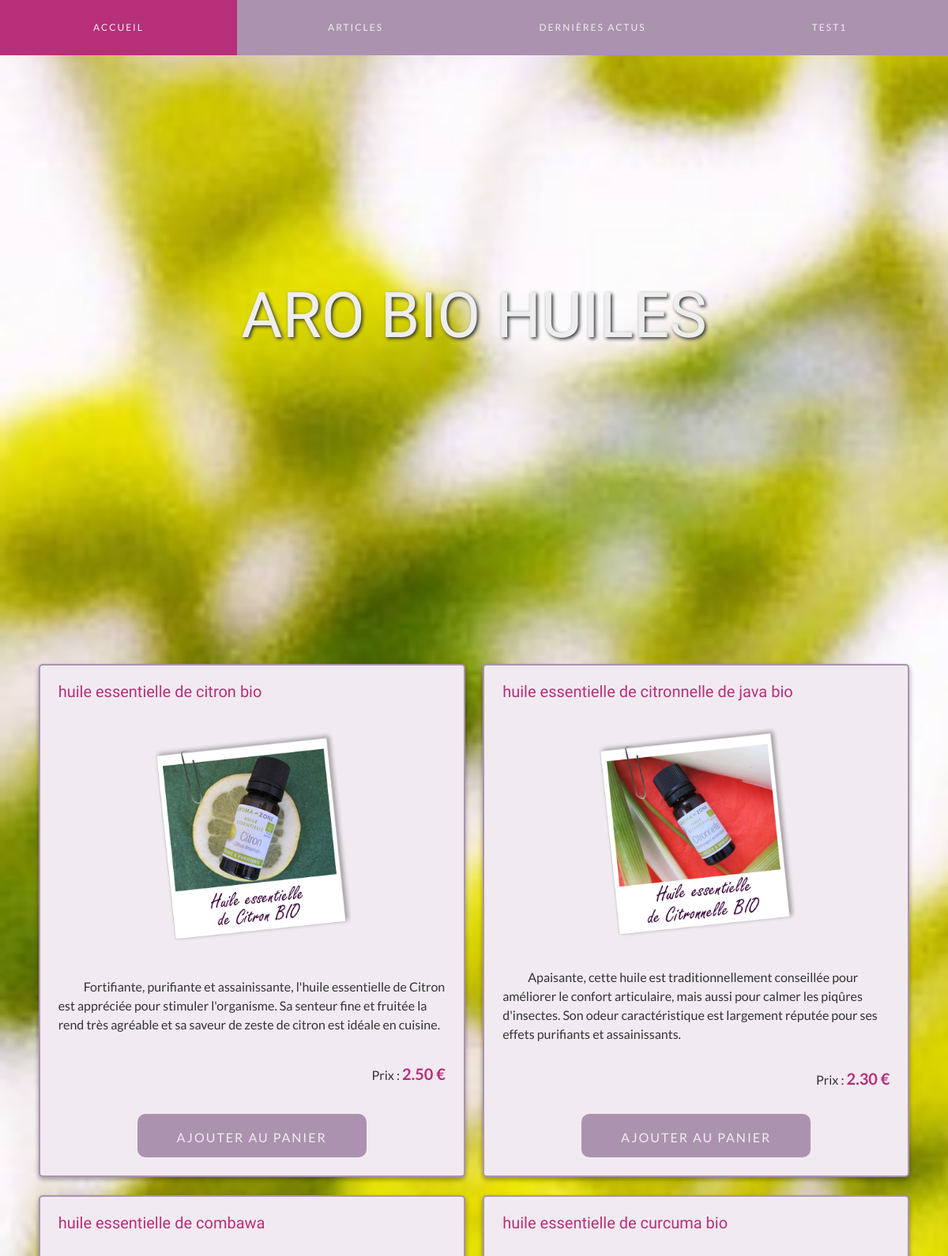
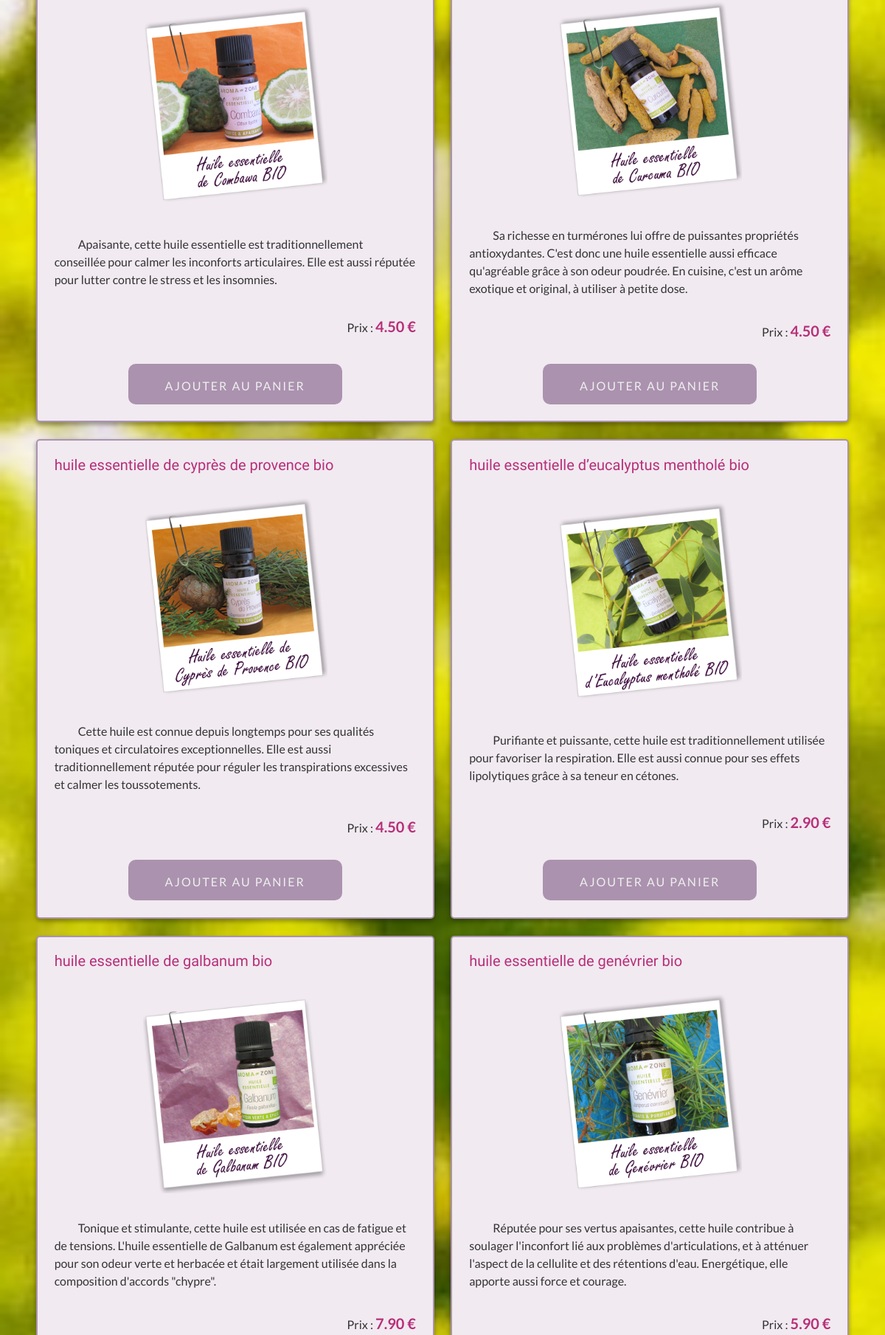
The app's page /index.php?page=products (signed in, upper part) with its own data (2 pictures, top to bottom).
### tables this page shows
CREATE TABLE `products` (
  `product_id` int(11) NOT NULL AUTO_INCREMENT,
  `name` varchar(255) NOT NULL,
  `description` text,
  `created` timestamp NOT NULL DEFAULT CURRENT_TIMESTAMP ON UPDATE CURRENT_TIMESTAMP,
  `image` varchar(255) DEFAULT NULL,
  `price` decimal(6,2) NOT NULL DEFAULT '0.00',
  `quantity` int(11) unsigned NOT NULL DEFAULT '10',
  PRIMARY KEY (`product_id`)
);

### models/product.php (called while the page is built, shortened)
<?php
    include_once('services/dao.php');
    function getAll()
    {
        global $pdo;
        $stmt = $pdo->query(
            'SELECT `product_id`, `name`, `description`, `created`, `image`, `price`, `quantity`
            FROM products'
        );
        $products = $stmt->fetchAll(\PDO::FETCH_OBJ);
        if (isset($products)) {
            return $products;
        } else {
            return false;
        }
    }

### views/products/products.php (the view, shortened to what this page needs)
<?php
    require_once('models/product.php');
    $messages = [
        'Produit ajouté',
        'Produit modifié',
        'Produit ajouté au panier',
        'Erreur : veuillez recommencer',
        'Produit supprimé',
        'Erreur : aucun article trouvé'
    ];
    if(!isset($_SESSION['user'])):
        header("Location: /");
        exit;
    else:
        if ($_POST) {
            $products = Product\delete($_POST['product_id']);
            if (!$products) {
                $message = $messages[4];
            } else {
                $message = $messages[5];
            }
        } else if ($_GET['page'] === 'lasts') {
            $products = Product\getLasts();
        } else if ($_GET['page'] === 'products') {
            $products = Product\getAll();
        } else if ($_GET['page'] === 'add_cart') {
            if (array_key_exists('id', $_GET)) {
                $product_id = $_GET['id'];
                if (array_key_exists($product_id, $_SESSION['cart'])) {
                    $_SESSION['cart'][$product_id] = $_SESSION['cart'][$product_id] + 1;
                } else {
                    $_SESSION['cart'][$product_id] = 1;
                }
                $products = Product\getAll();
            }
        }
?>
<section class="ctn">
    <section class="section">
        <div class="home__subheader">
            <h1 class="title">ARO BIO HUILES</h1>
        </div>
    </section>
        <ul class="products__list">
        <?php foreach ($products as $product): ?>
            <li class="products__list__card">
                <h2 class="product__title">
                    <?= $product->name ?>
                </h2>
                <img class="product__img" alt="<?= $product->name ?>" src="images/<?= $product->image ?>" />
                <p class="product__text"><?= $product->description ?></p>
                <p class="product__price">Prix : <span class="product__price__number"><?= $product->price ?> €</span></p>
                <button class="form__button form__button--product">
                    <a class="link" href="index.php?page=add_cart&id=<?= $product->product_id ?>&message=2">Ajouter au panier</a>
                </button>
            </li>
        <?php endforeach; ?>
    </ul>
</section>
<?php endif; ?>

### templates/header.php (shortened to what this page needs)
<!DOCTYPE html>
<html lang="en">
<head>
    <Link href="reset.css" rel="stylesheet" />
    <Link href="styles.css" rel="stylesheet" />
</head>
<body class="body">
<header class="header">
    <nav class="header__nav">
        <ul class="header__nav__list">
            <li><a href="index.php?page=home">Accueil</a></li>
            <?php if(isset($_SESSION['user'])): ?>
                <li><a href="index.php?page=products">Articles</a></li>
                <li><a href="index.php?page=lasts">Dernières actus</a></li>
                <ul>
                    <li><a href=""><?= $_SESSION['user']->firstname ?></a></li>
                </ul>
            <?php else: ?>
                <li><a href="index.php?page=ask">S'enregistrer</a></li>
                <li><a href="index.php?page=login">Se connecter</a></li>
            <?php endif; ?>
        </ul>
    </nav>
</header>

### index.php (shortened to what this page needs)
<?php
    include_once('templates/header.php');
    if (!isset($_GET['page'])) {
        $page = 'home';
    } else {
        $page = $_GET['page'];
    }
    switch ($page) {
        case 'products':
            include_once('views/products/products.php');
            break;
    }
    include_once('templates/footer.php');
?>

### templates/footer.php (shortened to what this page needs)
</body>
</html>

### styles.css (style rules this page uses)
.body { font-family: 'Lato', sans-serif; font-size: 1em; color: #333333; }
.header { position: fixed; width: 100%; height: 70px; z-index: 10; }
.header__nav { height: 100%; width: 100%; }
.header__nav__list { display: flex; justify-content: space-around; align-items: center; height: 100%; width: 100%; }
.header__nav__list li { height: 100%; width: 100%; display: flex; justify-content: center; align-items: center; }
.header__nav__list ul { width: 100%; height: 70px; display: flex; flex-direction: column; align-items: center; align-self: flex-start; overflow: hidden; }
.header__nav__list ul li { height: 70px; width: 100%; display: flex; justify-content: center; align-items: center; }
.header__nav__list ul li a { background-color: #ab92af; color: #eeeeee; transition: background-color ease 200ms; height: 70px; width: 100%; display: flex; justify-content: center; align-items: center; text-decoration: none; text-transform: uppercase; letter-spacing: 2px; text-align: center; line-height: 1.5em; }
.header__nav__list li a { background-color: #ab92af; color: #eeeeee; transition: background-color ease 200ms; height: 100%; width: 100%; display: flex; justify-content: center; align-items: center; text-decoration: none; text-transform: uppercase; letter-spacing: 2px; text-align: center; line-height: 1.5em; }
.section { height: 100vh; width: 100%; display: flex; flex-direction: column; justify-content: center; align-items: center; }
.title { color: #eeeeee; font-size: 5em; z-index: 1; font-family: 'Damion', cursive; text-shadow: 2px 2px 4px #333333; text-align: center; }
.link { text-decoration: none; font-family: 'Lato', sans-serif; font-size: 1em; color: #eeeeee; text-transform: uppercase; letter-spacing: 2px; }
.ctn { background-image: url('images/bg.jpg'); background-size: cover; background-attachment: fixed; display: flex; flex-direction: column; justify-content: center; align-items: center; min-height: 100vh; }
.form__button { font-size: 1em; color: #eeeeee; background-color: #ab92af; border: none; padding: 15px 50px; border-radius: 10px; transition: background-color ease 200ms; cursor: pointer; }
.home__subheader { display: flex; flex-direction: column; justify-content: center; align-items: center; width: 100%; height: 100%; }
.products__list { display: flex; flex-direction: row; flex-wrap: wrap; justify-content: center; align-items: center; width: 95%; padding: 30px 0; }
.products__list__card { display: flex; flex-direction: column; justify-content: space-between; align-items: center; width: 27%; height: 600px; margin: 1%; background-color: #f1eaf1; padding: 2%; border: 2px solid #ab92af; border-radius: 5px; box-shadow: 0 3px 6px rgba(0,0,0,0.16), 0 3px 6px rgba(0,0,0,0.23); transition: background-color ease 200ms; }
.product__title { font-family: 'Damion', cursive; font-size: 1.25em; text-transform: lowercase; color: #b72f79; display: flex; justify-content: space-between; align-items: center; width: 100%; }
.product__img { width: 250px; height: auto; transition: transform ease 200ms; }
.product__text { line-height: 1.5em; text-indent: 2em; }
.product__price { align-self: flex-end; }
.product__price__number { color: #b72f79; font-size: 1.25em; font-weight: bold; }
.form__button--product { justify-self: flex-end; padding-top: 20px; }
@media screen and (min-width: 641px) and (max-width: 1275px) { .header { font-size: 0.75em; } }
@media screen and (min-width: 641px) and (max-width: 1275px) { .products__list__card { width: 43%; } }

### records on screen
products: name "huile essentielle de citron bio", image (picture), description "Fortifiante, purifiante et assainissante, l'huile essentielle de Citron est appréciée pour stimuler l'organisme. Sa senteur fine et fruitée la rend très agréable et sa saveur de zeste de citron est idéale en cuisine.", price "2.50"
products: name "huile essentielle de citronnelle de java bio", image (picture), description "Apaisante, cette huile est traditionnellement conseillée pour améliorer le confort articulaire, mais aussi pour calmer les piqûres d'insectes. Son odeur caractéristique est largement réputée pour ses effets purifiants et assainissants.", price "2.30"
products: name "huile essentielle de combawa", image (picture), description "Apaisante, cette huile essentielle est traditionnellement conseillée pour calmer les inconforts articulaires. Elle est aussi réputée pour lutter contre le stress et les insomnies.", price "4.50"
products: name "huile essentielle de curcuma bio", image (picture), description "Sa richesse en turmérones lui offre de puissantes propriétés antioxydantes. C'est donc une huile essentielle aussi efficace qu'agréable grâce à son odeur poudrée. En cuisine, c'est un arôme exotique et original, à utiliser à petite dose.", price "4.50"
products: name "huile essentielle de cyprès de provence bio", image (picture), description "Cette huile est connue depuis longtemps pour ses qualités toniques et circulatoires exceptionnelles. Elle est aussi traditionnellement réputée pour réguler les transpirations excessives et calmer les toussotements.", price "4.50"
products: name "huile essentielle d’eucalyptus mentholé bio", image (picture), description "Purifiante et puissante, cette huile est traditionnellement utilisée pour favoriser la respiration. Elle est aussi connue pour ses effets lipolytiques grâce à sa teneur en cétones.", price "2.90"
products: name "huile essentielle de galbanum bio", image (picture), description "Tonique et stimulante, cette huile est utilisée en cas de fatigue et de tensions. L'huile essentielle de Galbanum est également appréciée pour son odeur verte et herbacée et était largement utilisée dans la composition d'accords \"chypre\".", price "7.90"
products: name "huile essentielle de genévrier bio", image (picture), description "Réputée pour ses vertus apaisantes, cette huile contribue à soulager l'inconfort lié aux problèmes d'articulations, et à atténuer l'aspect de la cellulite et des rétentions d'eau. Energétique, elle apporte aussi force et courage.", price "5.90"

### other values on screen
$_SESSION['user']->firstname "TEST1"
